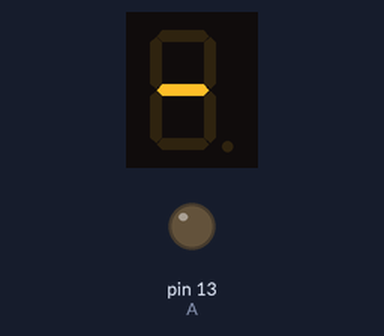
Bench run of a sketch on a simulated Arduino Uno, built with avr-gcc and run on an emulated ATmega328P. On the bench: 1-digit seven-segment display, output pins drawn as LEDs (lit = HIGH). Wiring (inferred from the names in the program): 1-digit 7-segment display, segments lit when LOW: segments pin 12, pin 11, pin 10, pin 9, pin 8, pin 7, pin 6. The segment pins are drawn as the display they are named for; pins used as bus, display or sensor lines are not drawn.

Above: at 0.1 s.
At 10.1 s:
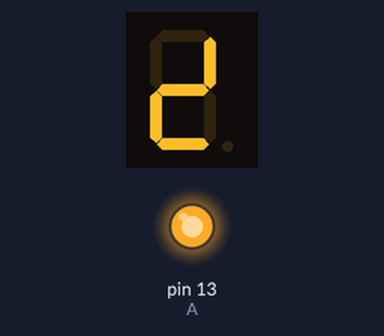
At 21.1 s:
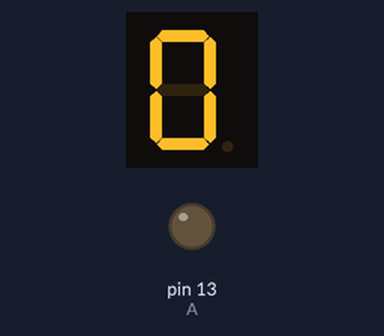
At 37.1 s:
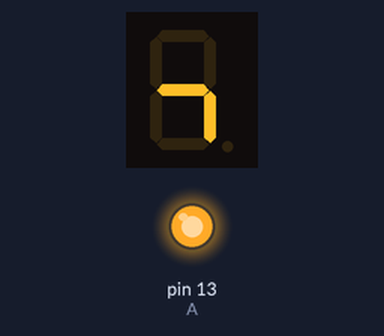
Timing chart, 0 to 40.0 s (numbered marks = the images above):
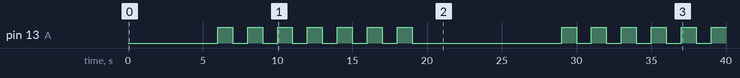

The sketch:

insertion_sort.ino
```cpp
unsigned const int A = 13;
unsigned const int B = 12;
unsigned const int C = 11;
unsigned const int D = 10;
unsigned const int E = 9;
unsigned const int F = 8;
unsigned const int G = 7;
unsigned const int H = 6;


void setup(void) {
  pinMode(A, OUTPUT);
  pinMode(B, OUTPUT);
  pinMode(C, OUTPUT);
  pinMode(D, OUTPUT);
  pinMode(E, OUTPUT);
  pinMode(F, OUTPUT);
  pinMode(G, OUTPUT);
  pinMode(H, OUTPUT);
}


// Start
void loop(void) {

  int numbers[] = { 5, 6, 9, 1, 0, 2, 3, 8, 4, 0 };
  insertion_sort(numbers, 10);
  show_array(numbers, 10);
}

void show_array(int* array, int size) {
  int i;
  for (i = 0; i < size; i = i + 1) {
    show_number_on_display(*(array + i));
    delay(1000);
    show_dot();
    delay(1000);
  }
  show_nothing();
  delay(1000);
  show_dot();
  delay(2000);
}

void insertion_sort(int* A, int length) {
  int j;
  for (j = 1; j < length; j = j + 1) {
    int key = A[j];
    int i = j - 1;
    while (i >= 0 && A[i] > key) {
      A[i + 1] = A[i];
      i = i - 1;
    }
    A[i + 1] = key;
  }
}


void show_number_on_display(int number) {
  switch (number) {
    case 0:
      digitalWrite(A, LOW);
      digitalWrite(B, HIGH);
      digitalWrite(C, HIGH);
      digitalWrite(D, HIGH);
      digitalWrite(E, HIGH);
      digitalWrite(F, HIGH);
      digitalWrite(G, HIGH);
      digitalWrite(H, LOW);
      break;

    case 1:
      digitalWrite(A, LOW);
      digitalWrite(B, LOW);
      digitalWrite(C, LOW);
      digitalWrite(D, HIGH);
      digitalWrite(E, LOW);
      digitalWrite(F, LOW);
      digitalWrite(G, HIGH);
      digitalWrite(H, LOW);
      break;

    case 2:
      digitalWrite(A, HIGH);
      digitalWrite(B, LOW);
      digitalWrite(C, HIGH);
      digitalWrite(D, HIGH);
      digitalWrite(E, HIGH);
      digitalWrite(F, HIGH);
      digitalWrite(G, LOW);
      digitalWrite(H, LOW);
      break;


    case 3:

      digitalWrite(A, HIGH);
      digitalWrite(B, LOW);
      digitalWrite(C, HIGH);
      digitalWrite(D, HIGH);
      digitalWrite(E, LOW);
      digitalWrite(F, HIGH);
      digitalWrite(G, HIGH);
      digitalWrite(H, LOW);
      break;

    case 4:
      digitalWrite(A, HIGH);
      digitalWrite(B, HIGH);
      digitalWrite(C, LOW);
      digitalWrite(D, HIGH);
      digitalWrite(E, LOW);
      digitalWrite(F, LOW);
      digitalWrite(G, HIGH);
      digitalWrite(H, LOW);
      break;

    case 5:
      digitalWrite(A, HIGH);
      digitalWrite(B, HIGH);
      digitalWrite(C, HIGH);
      digitalWrite(D, LOW);
      digitalWrite(E, LOW);
      digitalWrite(F, HIGH);
      digitalWrite(G, HIGH);
      digitalWrite(H, LOW);
      break;

    case 6:
      digitalWrite(A, HIGH);
      digitalWrite(B, HIGH);
      digitalWrite(C, HIGH);
      digitalWrite(D, LOW);
      digitalWrite(E, HIGH);
      digitalWrite(F, HIGH);
      digitalWrite(G, HIGH);
      digitalWrite(H, LOW);
      break;

    case 7:
      digitalWrite(A, LOW);
      digitalWrite(B, LOW);
      digitalWrite(C, HIGH);
      digitalWrite(D, HIGH);
      digitalWrite(E, LOW);
      digitalWrite(F, LOW);
      digitalWrite(G, HIGH);
      digitalWrite(H, LOW);
      break;

    case 8:

      digitalWrite(A, HIGH);
      digitalWrite(B, HIGH);
      digitalWrite(C, HIGH);
      digitalWrite(D, HIGH);
      digitalWrite(E, HIGH);
      digitalWrite(F, HIGH);
      digitalWrite(G, HIGH);
      digitalWrite(H, LOW);
      break;

    case 9:
      digitalWrite(A, HIGH);
      digitalWrite(B, HIGH);
      digitalWrite(C, HIGH);
      digitalWrite(D, HIGH);
      digitalWrite(E, LOW);
      digitalWrite(F, HIGH);
      digitalWrite(G, HIGH);
      digitalWrite(H, LOW);
      break;
    default:
      digitalWrite(A, LOW);
      digitalWrite(B, LOW);
      digitalWrite(C, LOW);
      digitalWrite(D, LOW);
      digitalWrite(E, LOW);
      digitalWrite(F, LOW);
      digitalWrite(G, LOW);
      digitalWrite(H, HIGH);
      break;
  }
}

void show_dot() {
  digitalWrite(A, LOW);
  digitalWrite(B, LOW);
  digitalWrite(C, LOW);
  digitalWrite(D, LOW);
  digitalWrite(E, LOW);
  digitalWrite(F, LOW);
  digitalWrite(G, LOW);
  digitalWrite(H, HIGH);
}
void show_nothing() {
  digitalWrite(A, LOW);
  digitalWrite(B, LOW);
  digitalWrite(C, LOW);
  digitalWrite(D, LOW);
  digitalWrite(E, LOW);
  digitalWrite(F, LOW);
  digitalWrite(G, LOW);
  digitalWrite(H, LOW);
}
```

Measured:
- by itself, pin 13 (A): goes 6 × (HIGH 1.0 s, LOW 1.0 s), HIGH 1.0 s, LOW 10.0 s, 5 × (HIGH 1.0 s, LOW 1.0 s), then HIGH
- what the display in image 1 shows lasts 1.0 s, from 10.0 s to 11.0 s
- what the display in image 2 shows lasts 2.0 s, from 21.0 s to 23.0 s
